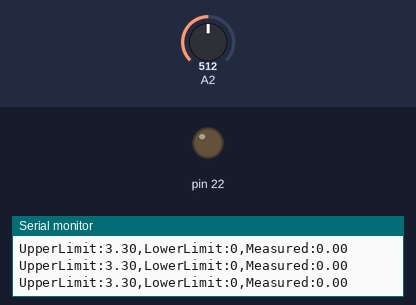
The sketch below on a simulated Arduino Mega 2560, built with avr-gcc and run on an emulated ATmega2560. Shown: output pins drawn as LEDs (lit = HIGH), the last lines printed to the serial monitor. The test bench sets the inputs (shaded band); at power-on: A2 = 512. At 1.0 s the program stops and its outputs stay as they are.

Above: at 0.1 s.
At 0.81 s:
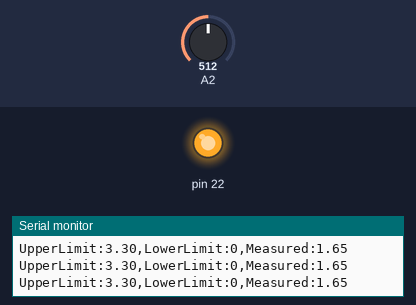
Timing chart, 0 to 2.5 s (numbered marks = the images above):
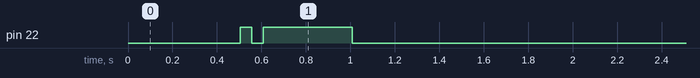

Measured:
- by itself, pin 22: LOW → HIGH at 0.50 s, → LOW 0.05 s later, → HIGH 0.05 s later, → LOW 0.40 s later

The sketch:

rc_hw.ino
```cpp
// 6.200 Homework
// RC Measurement

void setup() {
  pinMode(22, OUTPUT);
  Serial.begin(115200);
}

void readUntil(long unsigned int timeLimit, bool forceZero){
  int startTime = millis();
  while (millis() - startTime < timeLimit){
    Serial.print("UpperLimit:");
    Serial.print(3.3);
    Serial.print(",LowerLimit:");
    Serial.print(0);
    Serial.print(",Measured:");
    Serial.println(forceZero ? 0 : (analogRead(18)*3.3/1024));
    delay(1);
  }
}

void loop() {
  pinMode(18, OUTPUT);
  digitalWrite(18, LOW);
  readUntil(500, true);
  pinMode(18, INPUT);
  digitalWriteFast(22, HIGH);
  readUntil(50, false);
  digitalWriteFast(22, LOW);
  readUntil(50, false);
  digitalWriteFast(22, HIGH);
  readUntil(400, false);
  digitalWriteFast(22, LOW);
  while(true){
  }
}
```
